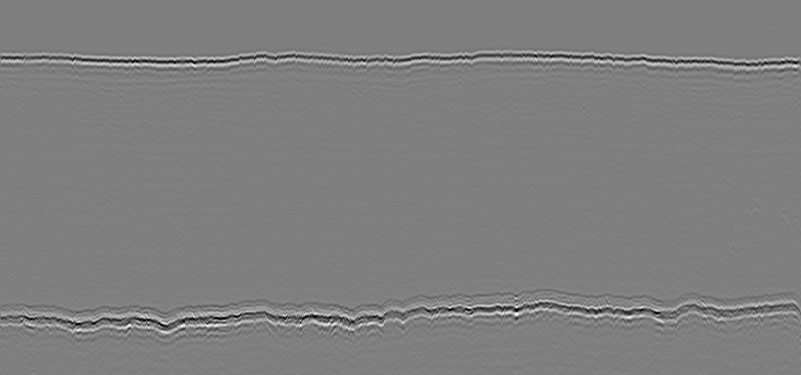
#> input picture 17[1].BMP, 1602 x 749 px, found by its file name (shown at 1/2 size)
$ jupyter execute --allow-errors Edge_Detection17.ipynb   (older library calls are emulated)
#> lines starting #> are read from the running program, lines starting #| are printed output that depends on the picture; after the words box and inside, x2 and y2 are one past the last pixel; in counts of white or black regions, pixels touching at a corner belong together; long printed decimals are rounded
[cell 1]
import cv2
import numpy as np
import matplotlib.pyplot as plt
from google.colab.patches import cv2_imshow

[cell 2]
from google.colab.patches import cv2_imshow

[cell 3]
# Read the original image
img = cv2.imread('/content/17[1].BMP')
#> img is the input picture: shape (749, 1602, 3); min 0, max 255, mean 126.8
# Display original image
cv2_imshow(img)
cv2.waitKey(0)

[cell 4]
# Convert to graycsale
img_gray = cv2.cvtColor(img, cv2.COLOR_BGR2GRAY)

[cell 5]
erosion = cv2.erode(img_gray, np.ones((5,5), np.uint8))
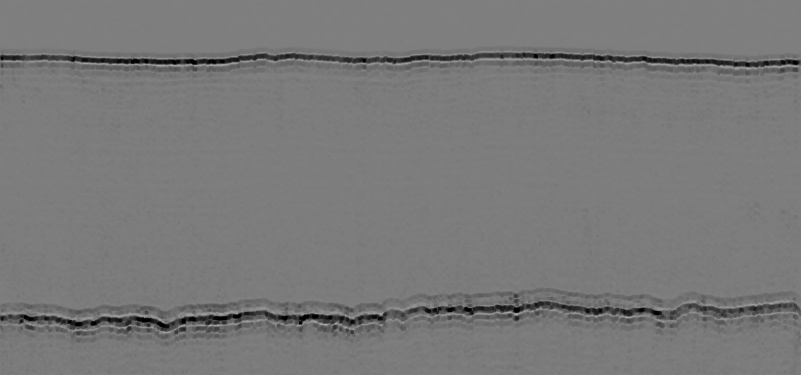
#> erosion: shape (749, 1602) (shown at 1/2 size); min 0, max 222, mean 120.5
opening = cv2.dilate(erosion, np.ones((5,5), np.uint8))
#cv2_imshow(img_gray)
#cv2_imshow(erosion)
cv2_imshow(opening)

[cell 6]
# adaptiveThreshold of the image for better edge detection
#img_blur = cv2.adaptiveThreshold(img_gray, 255, cv2.ADAPTIVE_THRESH_GAUSSIAN_C, cv2.THRESH_BINARY, 11, 9)
#cv2_imshow(img_blur)
#cv2.waitKey(0)

[cell 7]
# Blur the image for better edge detection
img_blur = cv2.GaussianBlur(opening, (3,3), 0)
cv2_imshow(img)
cv2.waitKey(0)

[cell 8]
#import numpy as np
#erosion = cv2.erode(img_gray, np.ones((3,3), np.uint8))
#cv2_imshow(erosion)

[cell 9]
# Sobel Edge Detection
#sobelx = cv2.Sobel(src=img_blur, ddepth=cv2.CV_64F, dx=1, dy=0, ksize=5) # Sobel Edge Detection on the X axis
#sobely = cv2.Sobel(src=img_blur, ddepth=cv2.CV_64F, dx=0, dy=1, ksize=5) # Sobel Edge Detection on the Y axis
#sobelxy = cv2.Sobel(src=img_blur, ddepth=cv2.CV_64F, dx=1, dy=1, ksize=5) # Combined X and Y Sobel Edge Detection

[cell 10]
# [7 lines of commented-out code are left out]

[cell 11]
# Canny Edge Detection
edges = cv2.Canny(image=img_blur, threshold1=100, threshold2=200) # Canny Edge Detection
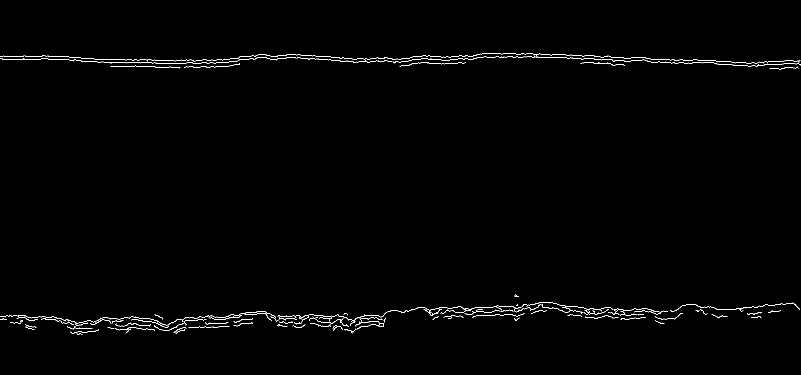
#> edges: shape (749, 1602) (shown at 1/2 size); 0.79% white in thin lines or dots, all inside (x1, y1, x2, y2) = (0, 106, 1602, 670)
# Display Canny Edge Detection Image
cv2_imshow( edges)
cv2.waitKey(0)

[cell 12]
otsu_thresh, _ = cv2.threshold(img_blur, 0, 255, cv2.THRESH_OTSU)
#> otsu_thresh = 97
triangle_thresh, _ = cv2.threshold(img_blur, 0, 255, cv2.THRESH_TRIANGLE)
#> triangle_thresh = 119
manual_thresh = np.median(img_blur)
#> manual_thresh = 126

def get_range(threshold, sigma=0.33):
    return (1-sigma) * threshold, (1+sigma) * threshold

otsu_thresh = get_range(otsu_thresh)
#> otsu_thresh = (64.99, 129)
triangle_thresh = get_range(triangle_thresh)
#> triangle_thresh = (79.73, 158.3)
manual_thresh = get_range(manual_thresh)
#> manual_thresh = (84.42, 167.6)

print(f"Otsu's Threshold: {otsu_thresh} \nTriangle Threshold: {triangle_thresh} \nManual Threshold: {manual_thresh}")
#| Otsu's Threshold: (64.99, 129.010)
#| Triangle Threshold: (79.730, 158.27)
#| Manual Threshold: (84.420, 167.58)

[cell 13]
import matplotlib.pyplot as plt

[cell 14]
edge_otsu = cv2.Canny(img_blur, *otsu_thresh)
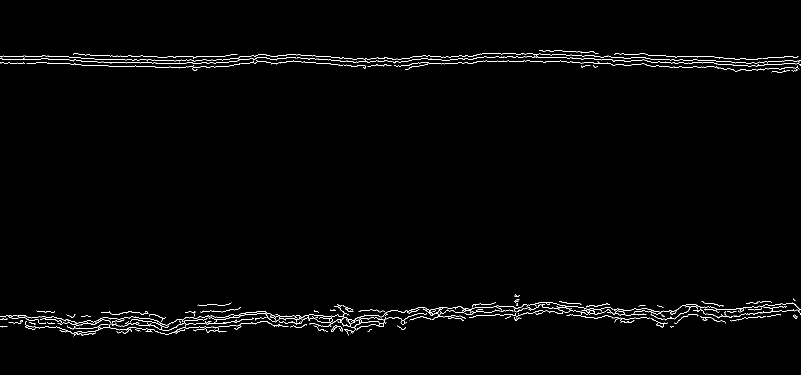
#> edge_otsu: shape (749, 1602) (shown at 1/2 size); 1.2% white in thin lines or dots, all inside (x1, y1, x2, y2) = (0, 100, 1602, 673)
edge_triangle = cv2.Canny(img_blur, *triangle_thresh)
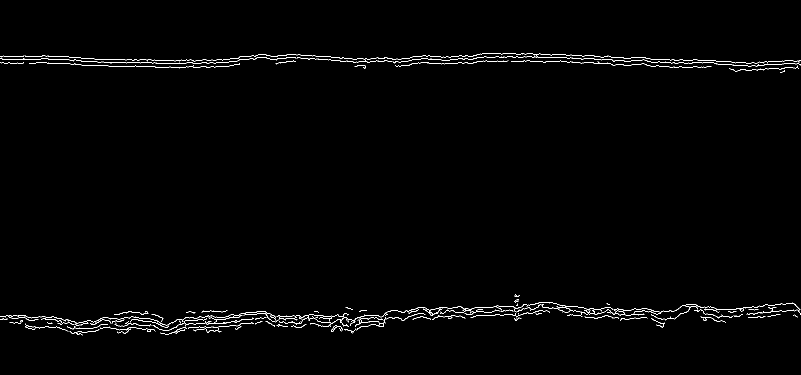
#> edge_triangle: shape (749, 1602) (shown at 1/2 size); 1% white in thin lines or dots, all inside (x1, y1, x2, y2) = (0, 106, 1602, 671)
edge_manual = cv2.Canny(img_blur, *manual_thresh)

fig, ax = plt.subplots(1, 3, figsize=(18, 6), dpi=150)
ax[0].imshow(edge_otsu, cmap='gray')
ax[1].imshow(edge_triangle, cmap='gray')
ax[2].imshow(edge_manual, cmap='gray')

[cell 15]
invert = 255 - edges
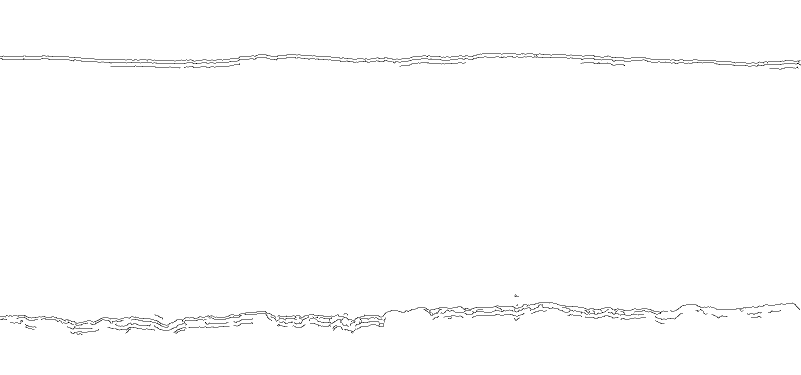
#> invert: shape (749, 1602) (shown at 1/2 size); 99.2% white; black in thin lines or dots, all inside (x1, y1, x2, y2) = (0, 106, 1602, 670)

[cell 16]
cv2_imshow(invert)

[cell 17]
lines = cv2.HoughLines(edges, rho=1, theta=np.pi/180, threshold=350)
#> lines = None

#Draw detected lines on the original image

#> (the rest of this cell did not finish here and is left out)

$ run again, with 18[1].BMP copied over 17[1].BMP
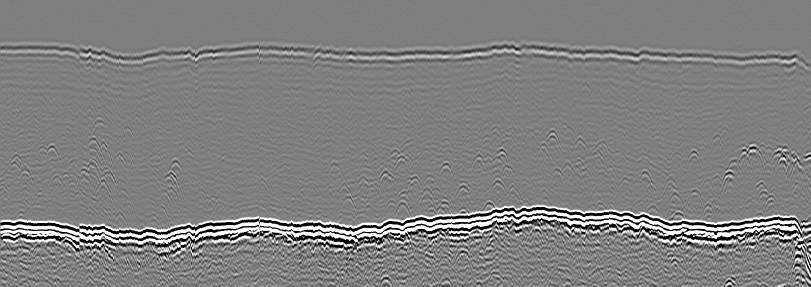
#> input picture 18[1].BMP, 1621 x 573 px, found by its file name (shown at 1/2 size)
#> img is the input picture: shape (573, 1621, 3); min 0, max 255, mean 128.4
#> `edges = cv2.Canny(image=img_blur, threshold1=100, threshold2=200)`:
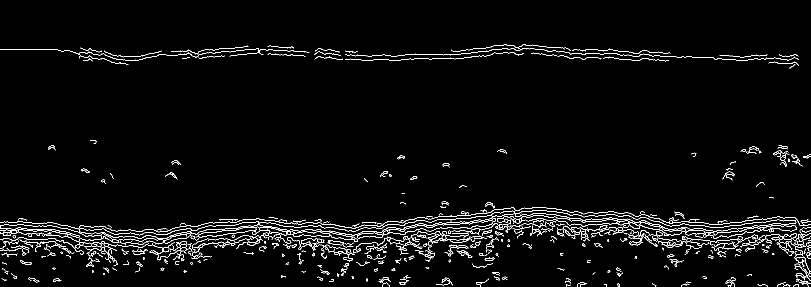
#> edges: shape (573, 1621) (shown at 1/2 size); 3% white in thin lines or dots, all inside (x1, y1, x2, y2) = (0, 88, 1621, 573)
#> `otsu_thresh, _ = cv2.threshold(img_blur, 0, 255, cv2.THRESH_OTSU)`: otsu_thresh = 80
#> `triangle_thresh, _ = cv2.threshold(img_blur, 0, 255, cv2.THRESH_TRIANG..`: triangle_thresh = 134
#> `manual_thresh = np.median(img_blur)`: manual_thresh = 123
#> `otsu_thresh = get_range(otsu_thresh)`: otsu_thresh = (53.6, 106.4)
#> `triangle_thresh = get_range(triangle_thresh)`: triangle_thresh = (89.78, 178.2)
#> `manual_thresh = get_range(manual_thresh)`: manual_thresh = (82.41, 163.6)
#| Otsu's Threshold: (53.600, 106.4)
#| Triangle Threshold: (89.780, 178.22)
#| Manual Threshold: (82.41, 163.59)
#> lines = [[463, 1.55], [461, 1.57], [479, 1.55]]
#> the loop `for line in lines:` made 3 passes
#> after the loop `for line in lines:`:
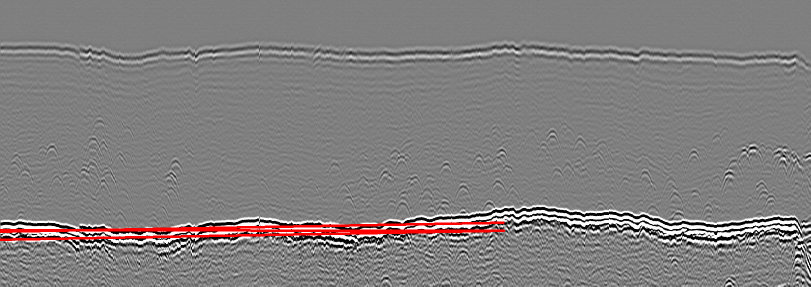
#> img: shape (573, 1621, 3) (shown at 1/2 size); 1.42% of pixels changed, all inside (x1, y1, x2, y2) = (0, 443, 1011, 482)
